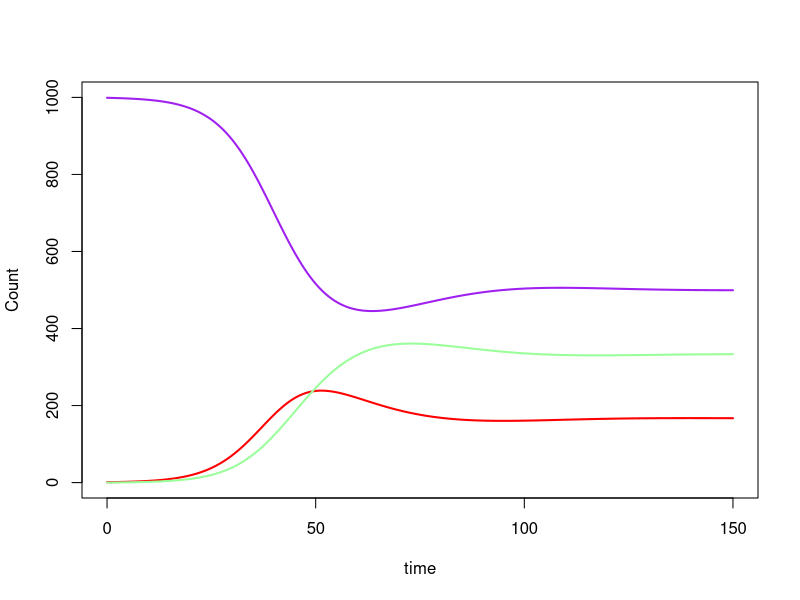
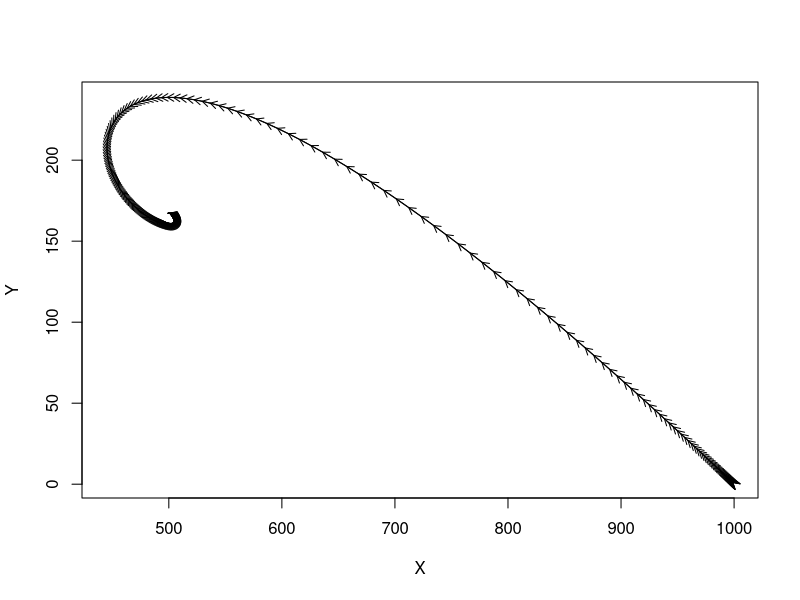

Source code (R) for these figures, in order:
#MERS-CoV2 Model 
#-------------
#Vaccination Combinations
vaccination_rates <- seq(0, 100, by = 20)

#Proportions of Vaccination possible combinations
combination_matrix <- outer(
  vaccination_rates,
  vaccination_rates,
  FUN = function(h, c) paste0(h, "%-", c, "%")
)

# Add row and column names for clarity
rownames(combination_matrix) <- paste0("Human_", vaccination_rates, "%")
colnames(combination_matrix) <- paste0("Camel_", vaccination_rates, "%")

# Print matrix
print(combination_matrix)
#------------------------

library(deSolve)
########################################################################
#Ordinary differential Equations
sir <- function(Time, State, Pars){
  with(as.list(c(State,Pars)),{
    dX <- -1 * beta * X * Y /sum(State) +mu *Y + mu * Z
    dy <- beta * X * Y / sum(State) - gamma * Y - mu * Y
    dz <- gamma * Y - mu * Z
    return(list(c(dX,dy,dz)))
  })
}
#Parameters
pars <- c(beta = 0.3, #beta = transmission rate
          gamma = 0.1, #gamma = recovery rate
          mu = 0.05#mu = mortality rate
)
#initial values
N0 = 1000 #population size
Y0 = 1 #initial fraction infected
Z0 = 0# initial fraction recovered,
X0 = N0 - Y0 - Z0
init <- c(X = X0,Y = Y0,Z = Z0)
#Data storage time
dt = 0.5#timestep for storing data
sim_duration = 150 #length of the simulation
times <- seq(0, sim_duration, by = dt)
#Solve the ordinary differential equations
ode.out <- ode(init, times, sir,pars)
#plot X, Y, and Z against time
plot(x = ode.out[,1], y = ode.out[,2], type = "l", xlab = "time", ylab =
       "Count", col = "purple",lwd =2,ylim=c(0,N0))
lines(x = ode.out[,1], y = ode.out[,3], type = "l", xlab = "time", ylab
      = "Count", col = "red",lwd =2)
lines(x = ode.out[,1], y = ode.out[,4], type = "l", xlab = "time", ylab
      = "Count", col = "palegreen1",lwd =2)
legend(x = 100, y = 27000., c("X","Y","Z"),lwd =2, col = c("purple",
                                                           "red", "palegreen1"))
#plot X against Y
plot(x = ode.out[,2], y = ode.out[,3], type = "l", xlab ="X", ylab ="Y")
s <- seq(length(ode.out[,2])-1)
arrows(x0 = ode.out[s,2], y0 = ode.out[s,3], x1 = ode.out[s + 1,2], y1 =
         ode.out[s + 1 ,3],length = .075)
